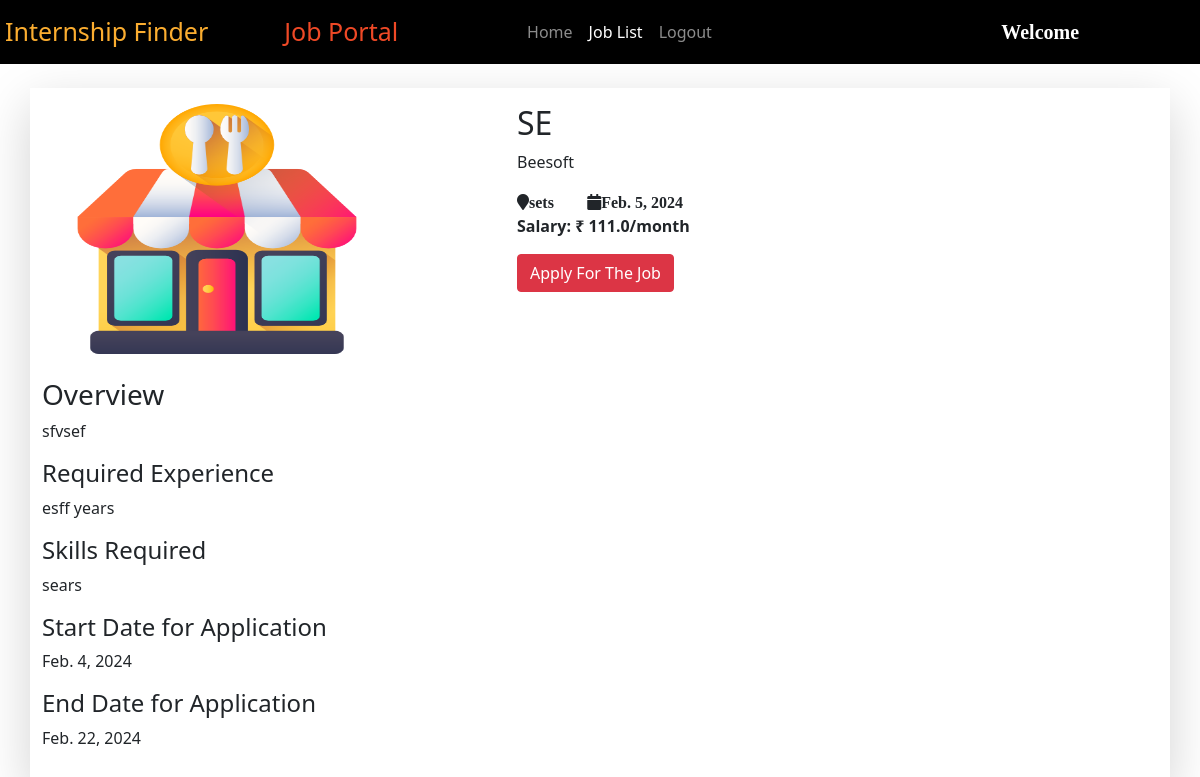
The app's page /job_detail/1/ with its own data.
### intern/models.py (models this page shows, shortened)
class Job(models.Model):
    company = models.ForeignKey(Company, on_delete=models.CASCADE)
    start_date = models.DateField()
    end_date = models.DateField()
    title = models.CharField(max_length=200)
    salary = models.FloatField()
    image = models.ImageField(upload_to="")
    description = models.TextField(max_length=400)
    experience = models.CharField(max_length=100)
    location = models.CharField(max_length=100)
    skills = models.CharField(max_length=200)
    creation_date = models.DateField()

class Company(models.Model):
    user = models.ForeignKey(User, on_delete=models.CASCADE)
    phone = models.CharField(max_length=10)
    image = models.ImageField(upload_to="")
    gender = models.CharField(max_length=10)
    type = models.CharField(max_length=15)
    status = models.CharField(max_length=20)
    company_name = models.CharField(max_length=100)

### intern/views.py (the view)
# urls.py: path("job_detail/<int:myid>/", views.job_detail, name="job_detail"),
def job_detail(request, myid):
    job = Job.objects.get(id=myid)
    return render(request, "job_detail.html", {'job':job})

### intern/templates/job_detail.html (shortened to what this page needs)
{% extends 'user_navbar.html' %}
{% block job_list %} active {% endblock %}
{% block body %}
<div class="container mt-4 shadow-lg py-3 mb-4">
<div class="row">
    <div class="col-md-5">
        <img src="{{job.image.url}}" alt="" width="350px" height="250px">
    </div>
    <div class="col-md-6">
        <h2>{{job.title}}</h2>
        <p>{{job.company.company_name}}</p>
        <i class="fa fa-map-marker">{{job.location}}</i>&nbsp;&nbsp;&nbsp;&nbsp;&nbsp;&nbsp;&nbsp;
        <i class="fa fa-calendar">{{job.creation_date}}</i>
        <br>
        <strong>Salary: ₹ {{job.salary}}/month</strong>
        <div class="mt-3">
            <a href="/job_apply/{{job.id}}/" class="btn btn-danger">Apply For The Job</a>
        </div>
    </div>
</div>
<div class="mt-4">
    <h3>Overview</h3>
    <p>{{job.description}}</p>
    <h4>Required Experience</h4>
    <p>{{job.experience}} years</p>
    <h4>Skills Required</h4>
    <p>{{job.skills}}</p>
    <h4>Start Date for Application</h4>
    <p>{{job.start_date}}</p>
    <h4>End Date for Application</h4>
    <p>{{job.end_date}}</p>
</div>
</div>
{% endblock %}

### records on screen
Job: image (picture), title "SE", company.company_name "Beesoft", location "sets", creation_date "Feb. 5, 2024", salary "111.0", description "sfvsef", experience "esff", skills "sears", start_date "Feb. 4, 2024", end_date "Feb. 22, 2024"
